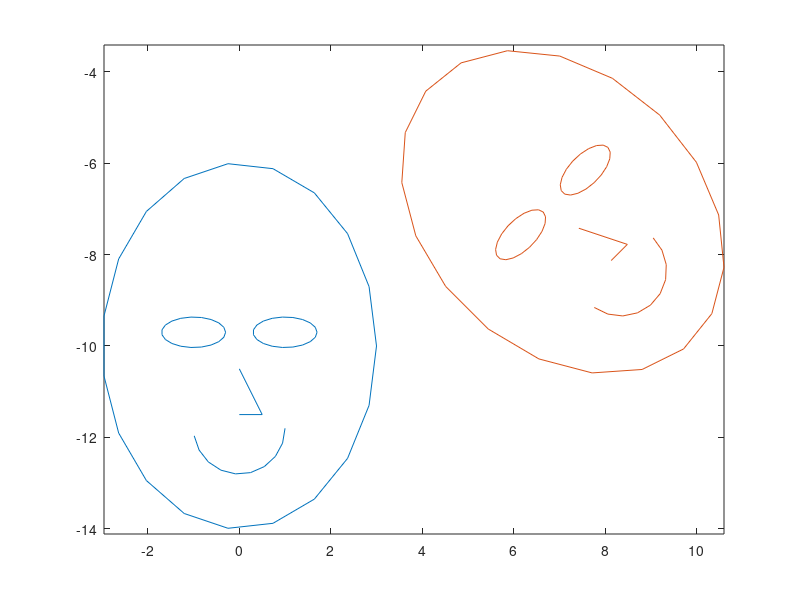

Write MATLAB code to recreate this figure.
% Drawing and rotation of drawing
s=linspace(0, 2*pi, 20); % 21 points from zero to 2*pi

% parametric description of a circle
circ =   [cos(s); -sin(s)]; %first row is x, second is y

% The body parts are mostly obtained by stretching the x and/or
% y components (multiplication) or displacing them (addition)
head =   [3*circ(1,:); 4*circ(2,:)];
mouth=   [circ(1,1:10); circ(2,1:10)-1.8]; %half a circle
nose =   [[0 .5 0];  [-.5 -1.5 -1.5]];  % three points, an open triangle
lefteye  = [ circ(1,:)*.7-1  ; circ(2,:)/3+.3 ];
righteye = [ circ(1,:)*.7+1  ; circ(2,:)/3+.3 ];

% The matrices above are put side to side into a big two
% row matrix called pict. The top row is x components of
% points in the picture, the bottom row is y components.
% Between each matrix is the
% column vector [nan nan]' which is the two numbers 
% "Not a Number" in a column.  When plotting, MATLAB
% skips [nan nan]'.  Thus this is a trick to keep the
% pieces of the picture from connecting to each other.
refpict = [ head     [nan nan]' ...
         mouth    [nan nan]' ...
	     nose     [nan nan]' ...
	     lefteye  [nan nan]' ...
	     righteye [nan nan]'] ;
 
refpict(2,:) = refpict(2,:) -10;  % offset

hold off;
plot(refpict(1,:),refpict(2,:))
axis('equal')
 
hold on
theta = pi/4;
R = [ cos(theta)  -sin(theta);
      sin(theta)  cos(theta)  ];
pict = R*refpict;
plot(pict(1,:),pict(2,:)); 
axis('equal')




disp(['End at:    '  datestr(now)])